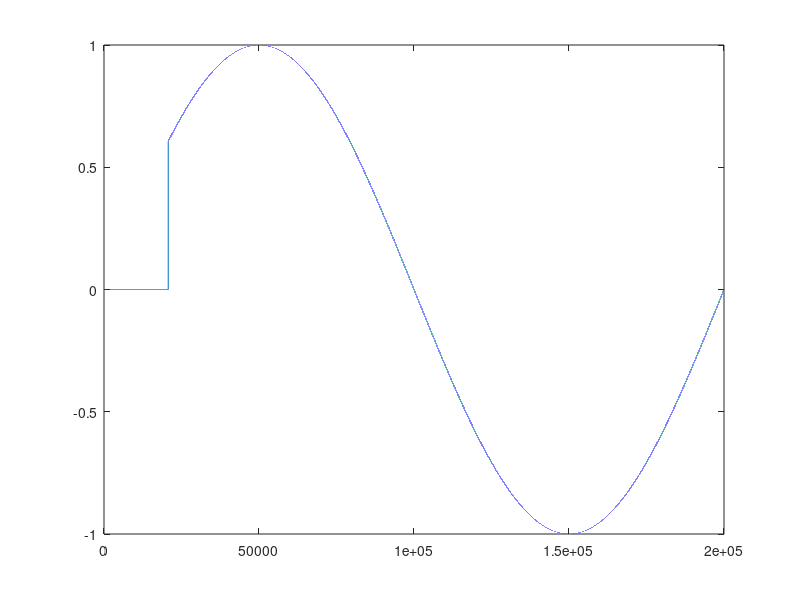

This chart was generated by the following MATLAB code: (Note: this script raises an error after producing the figure.)
close all;
clear all;
clc;
function kff = calculateKff(signal)
     rms_value = rms(signal);
     
    arv = mean(abs(signal));
    disp(arv)
    if arv == 0
        kff = 0; 
    else
        kff = rms_value / arv;
    end
end

y = load("form.dat");
plot(y);

kff = calculateKff(y);

figure;

t = 0 : 0.00001 : 2;
f = 5;
A = 5.12;

bipolar_wave = sawtooth(2 * pi * f * t);
unipolar_sawtooth = A * (bipolar_wave + 1) / 2;

kff_sawtooth = calculateKff(unipolar_sawtooth);

disp("Custom signal Form Factor: " + kff);
disp("Sawtooth signal Form Factor: " + kff_sawtooth);
disp("Difference in Form Factor between two signals");
disp(kff_sawtooth - kff);

disp("The tolerance of both signals are so small that Form Factor is almost the same");
disp("The change in amplitude or frequency doesn't change the Form Factor because " + ...
    "it's more likely to show the waveform shape rather than magnitiude or peaks");

plot(t, unipolar_sawtooth);
